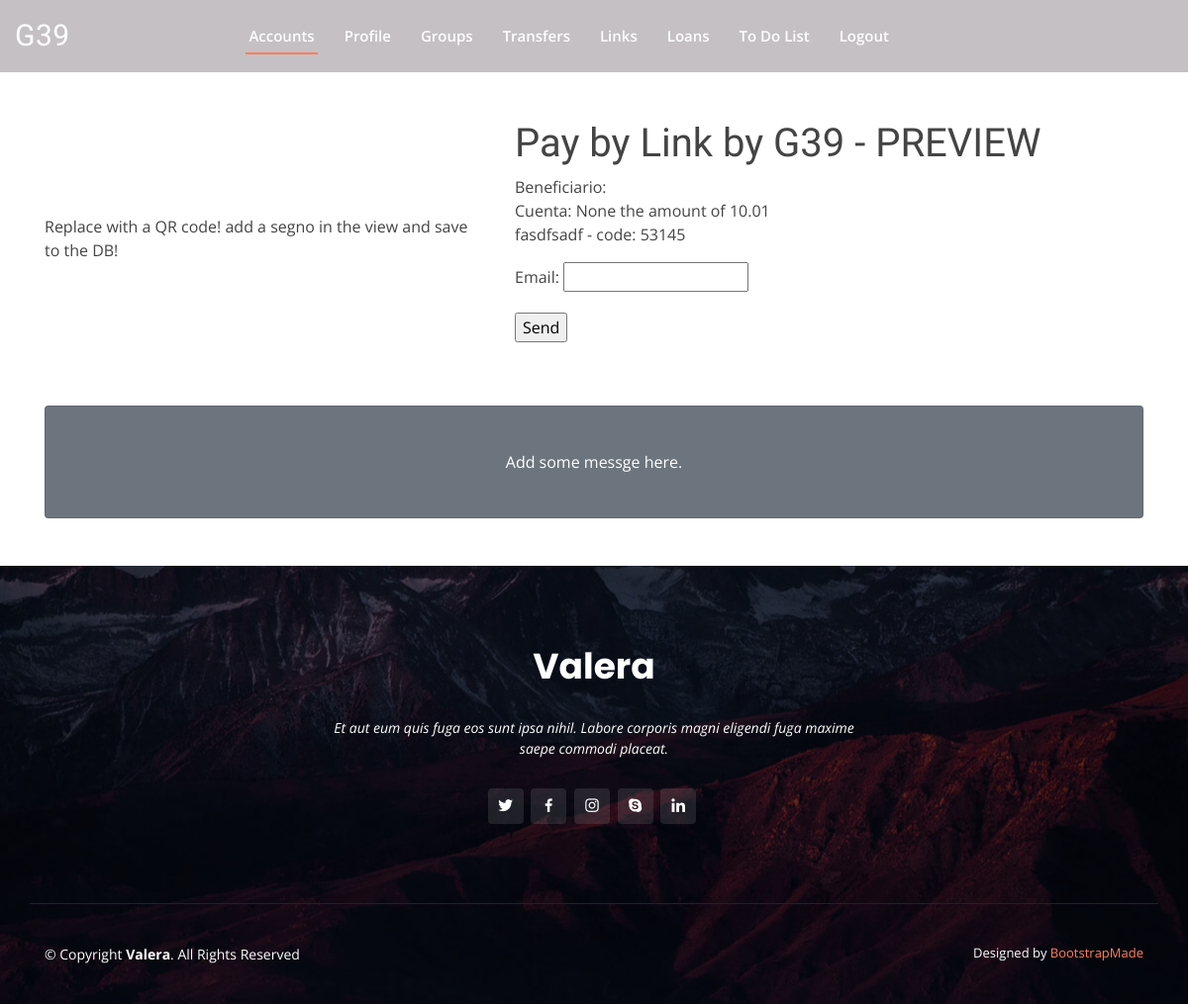
Screenshot of /account/2/prev/ (signed in) with the database file from the repository.
### cuenta/models.py (models this page shows, shortened)
class LinkPayment(models.Model):
    STATUS = (('WAIT', 'Awaiting Payment'), ('PAID', 'Payment Successful'), ('CANC', 'Link Cancelled'),
              ('EXPR', 'Link Expired'))
    created = models.DateTimeField(auto_now_add=True)
    status = models.CharField(max_length=4, choices=STATUS, default='WAIT')
    receiver = models.ForeignKey(Saver, on_delete=models.CASCADE, related_name='receiverForLink')
    receiver_account = models.ForeignKey(Cuenta, on_delete=models.CASCADE, related_name='receiverAccount')
    sender = models.ForeignKey(User, on_delete=models.CASCADE, related_name='sender', null=True)
    expiry = models.DurationField(editable=False)
    description = models.CharField(max_length=35)
    execution = models.DateTimeField(blank=True, null=True)
    amount = models.DecimalField(max_digits=8, decimal_places=2, default=0.01, validators=(MinValueValidator(0.01),))
    sec_code = models.PositiveSmallIntegerField(editable=False, default=randint(10000, 99999))
    qr_link = models.ImageField(upload_to='static/qr_links/', null=True)
    class Meta:
        ordering = ['-created']

class Cuenta(models.Model):
    created = models.DateTimeField(auto_now_add=True)
    updated = models.DateTimeField(auto_now=True)
    user = models.ForeignKey(User, on_delete=models.PROTECT)
    id = models.CharField(max_length=35, default=uuid.uuid4, primary_key=True, editable=False, db_index=True)
    activation = models.BooleanField(default=True)
    viban = models.CharField(max_length=35, null=True)
    currency = models.CharField(max_length=3, choices=supported_currencies, default='EUR')
    balance = models.DecimalField(max_digits=10, decimal_places=2, default=0.00)
    wid = models.IntegerField(verbose_name='Wallet ID', default=0)
    description = models.CharField(max_length=200)

### cuenta/views.py (the view, shortened to what this page needs)
# urls.py: path('<int:pl_id>/prev/', LinkSendPreV.as_view(), name='linksendpreview'),
class LinkSendPreV(LoginRequiredMixin, View):
    def get(self, request, pl_id):
        link = get_object_or_404(LinkPayment, id=pl_id)
        form = LinkSendEmail()
        return render(request, 'links/preview.html', {'link': link, 'form': form})

### cuenta/forms.py
class LinkSendEmail(forms.Form):
    email = forms.EmailField()

### cuenta/templates/links/preview.html (shortened to what this page needs)
{% extends "base.html" %}
{% block content %}
  <div class="container">
  {% if link.status == 'PAID' %}
    <h1>This payment has been duly processed.</h1>
        No chance to resend confirmation. BLAH!!!
  {% else %}
    <div class="row align-items-center my-5">
      <div class="col-lg-5">
        Replace with a QR code! add a segno in the view and save to the DB!
      </div>
      <div class="col-lg-7">
        <h1 class="font-weight-light">Pay by Link by G39 - PREVIEW</h1>
        <p>Beneficiario:  {{ link.receiver.first_name }} {{ link.receiver.last_name }}<br>
           Cuenta: {{ link.receiver_account.viban }} the amount of {{ link.amount }} <br>
          {{ link.description }} - code: {{ link.sec_code }}
        </p>
        <p>
          <form method="post">
            {{ form.as_p }}
            <input type="submit" value="Send">
          </form>
        </p>
      </div>
    </div>
  {% endif %}
    <div class="card text-white bg-secondary my-5 py-4 text-center">
      <div class="card-body">
        <p class="text-white m-0">Add some messge here.
        </p>
      </div>
    </div>
  </div>
{% endblock %}

### static/assets/css/style.css (style rules this page uses)
body { font-family: "Open Sans", sans-serif; color: #444444; }
h1, h2, h3, h4, h5, h6 { font-family: "Raleway", sans-serif; }

### rows the page displays
LinkPayment: receiver_account.viban "None", amount "10.01", description "fasdfsadf", sec_code "53145"
